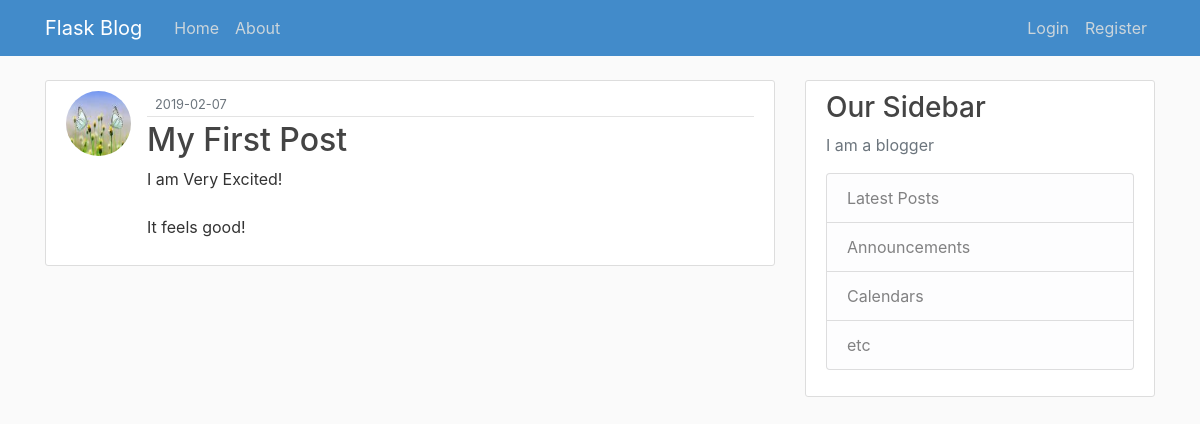
Page /home on the earlier database version.
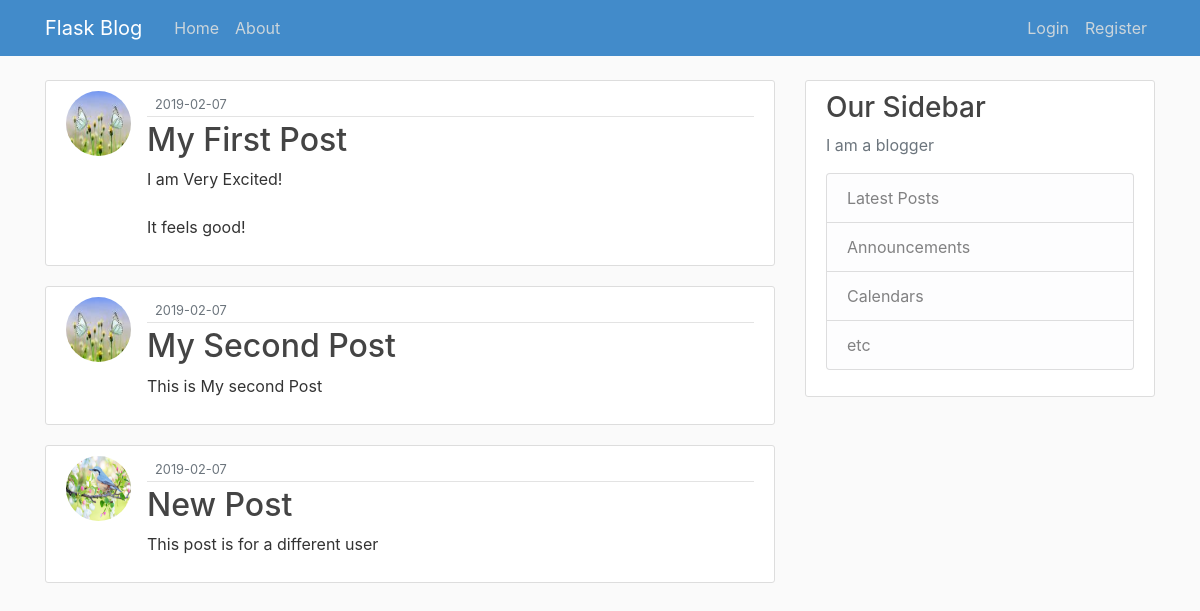
Same page on the later database version.
### flaskblog/models.py (models this page shows, shortened)
class Post(db.Model):
    id = db.Column(db.Integer, primary_key=True)
    title = db.Column(db.String(100), nullable=False)
    date_posted = db.Column(db.DateTime, nullable=False, default=datetime.utcnow)
    content = db.Column(db.Text,nullable=False)
    user_id = db.Column(db.Integer, db.ForeignKey('user.id'), nullable=False)

class User(db.Model, UserMixin):
    id = db.Column(db.Integer, primary_key=True)
    username = db.Column(db.String(20), unique=True, nullable=False)
    email = db.Column(db.String(120), unique=True, nullable=False)
    image_file = db.Column(db.String(20), nullable=False, default='default.jpg')
    password = db.Column(db.String(60), nullable=False)
    post = db.relationship('Post', backref='author', lazy=True)

### flaskblog/routes.py (the view)
@app.route('/')
@app.route('/home')
def home():
    posts = Post.query.all()
    return render_template('home.html', posts=posts)

### flaskblog/templates/home.html (shortened to what this page needs)
{% extends "layout.html" %}
    {% block content %}
    {% for post in posts %}
    <article class="media content-section">
      <img class="rounded-circle article-img" src="{{ url_for('static', filename='profile_pics/' + post.author.image_file) }}" >
        <div class="media-body">
          <div class="article-metadata">
            <small class="text-muted">{{ post.date_posted.strftime('%Y-%m-%d') }}</small>
          </div>
          <h2><a class="article-title" href="{{ url_for('post', post_id=post.id)}}">{{ post.title }}</a></h2>
          <p class="article-content">{{ post.content }}</p>
        </div>
      </article>
    {% endfor %}
{% endblock content %}

### flaskblog/templates/layout.html (shortened to what this page needs)
<!DOCTYPE html>
<html>
<head>
    <link rel="stylesheet" href="https://maxcdn.bootstrapcdn.com/bootstrap/4.0.0/css/bootstrap.min.css">
    <link rel="stylesheet" type="text/css" href="{{ url_for('static', filename='main.css') }}">
</head>
<body>
    <header class="site-header">
      <nav class="navbar navbar-expand-md navbar-dark bg-steel fixed-top">
        <div class="container">
          <a class="navbar-brand mr-4" href="/">Flask Blog</a>
          <div class="collapse navbar-collapse" id="navbarToggle">
            <div class="navbar-nav mr-auto">
              <a class="nav-item nav-link" href="{{ url_for('home')}}">Home</a>
              <a class="nav-item nav-link" href="{{ url_for('about')}}">About</a>
            </div>
            <div class="navbar-nav">
              {% if current_user.is_authenticated %}
              <a class="nav-item nav-link" href="{{ url_for('new_post')}}">New Post</a>
              <a class="nav-item nav-link" href="{{ url_for('account')}}">Account</a>
              <a class="nav-item nav-link" href="{{ url_for('logout')}}">Logout</a>
              {% else %}
                <a class="nav-item nav-link" href="{{ url_for('login')}}">Login</a>
                <a class="nav-item nav-link" href="{{ url_for('register')}}">Register</a>
              {% endif %}
            </div>
          </div>
        </div>
      </nav>
    </header>
    <main role="main" class="container">
      <div class="row">
        <div class="col-md-8">
          {% block content %}{% endblock %}
        </div>
        <div class="col-md-4">
          <div class="content-section">
            <h3>Our Sidebar</h3>
            <p class='text-muted'>I am a blogger
              <ul class="list-group">
                <li class="list-group-item list-group-item-light">Latest Posts</li>
                <li class="list-group-item list-group-item-light">Announcements</li>
                <li class="list-group-item list-group-item-light">Calendars</li>
                <li class="list-group-item list-group-item-light">etc</li>
              </ul>
            </p>
          </div>
        </div>
      </div>
    </main>
</body>
</html>

### flaskblog/static/main.css (style rules this page uses)
body { background: #fafafa; color: #333333; margin-top: 5rem; }
h1, h2, h3, h4, h5, h6 { color: #444444; }
.bg-steel { background-color: #428bca; }
.site-header .navbar-nav .nav-link { color: #cbd5db; }
.content-section { background: #ffffff; padding: 10px 20px; border: 1px solid #dddddd; border-radius: 3px; margin-bottom: 20px; }
.article-title { color: #444444; }
.article-content { white-space: pre-line; }
.article-img { height: 65px; width: 65px; margin-right: 16px; }
.article-metadata { padding-bottom: 1px; margin-bottom: 4px; border-bottom: 1px solid #e3e3e3; }

Differences in the rows shown:
added Post: image_file (picture), date_posted "2019-02-07", title "My Second Post", content "This is My second Post"
added Post: image_file (placeholder picture), date_posted "2019-02-07", title "New Post", content "This post is for a different user"
